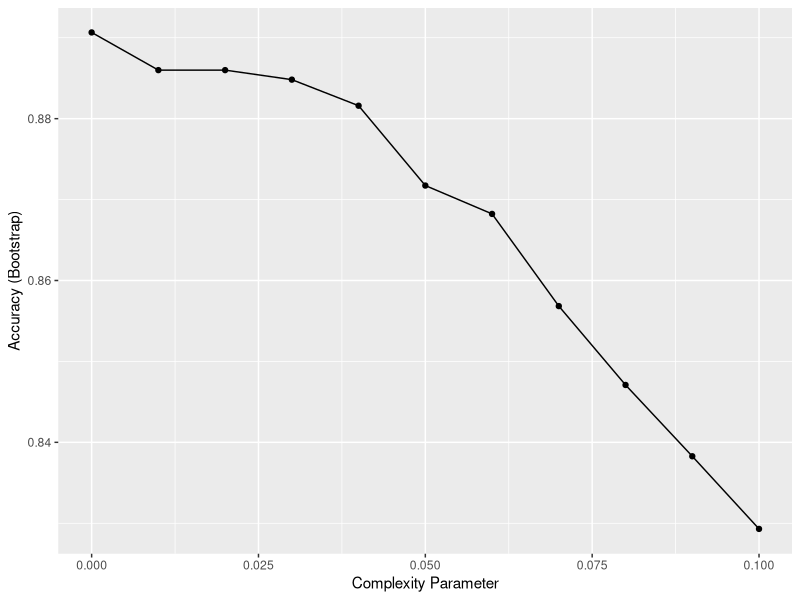

R code for this plot:
library(caret)
library(rpart)          
library(dslabs)
set.seed(1991)
data("tissue_gene_expression")

fit <- with(tissue_gene_expression, 
            train(x, y, method = "rpart",
                  tuneGrid = data.frame(cp = seq(0, 0.1, 0.01))))

ggplot(fit)
